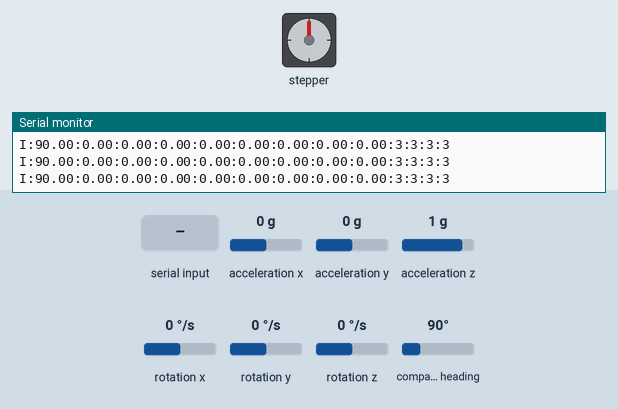
Bench run of a sketch on a simulated Arduino Uno, built with avr-gcc and run on an emulated ATmega328P. On the bench: stepper motor, the last lines printed to the serial monitor. Inputs (shaded band) come from the test bench; at power-on: acceleration x 0 g, acceleration y 0 g, acceleration z 1 g, rotation x 0 °/s, rotation y 0 °/s, rotation z 0 °/s, compass heading 90°. Stepper angles assume 200 steps per turn.

Above: at 1.2 s.
1.3 s: "R" received over Serial
At 1.45 s:
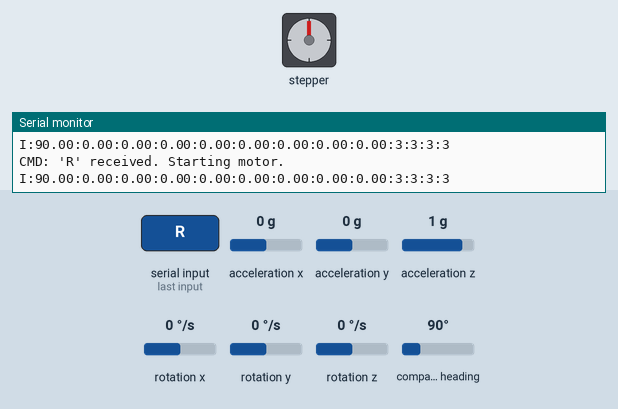
At 2.35 s:
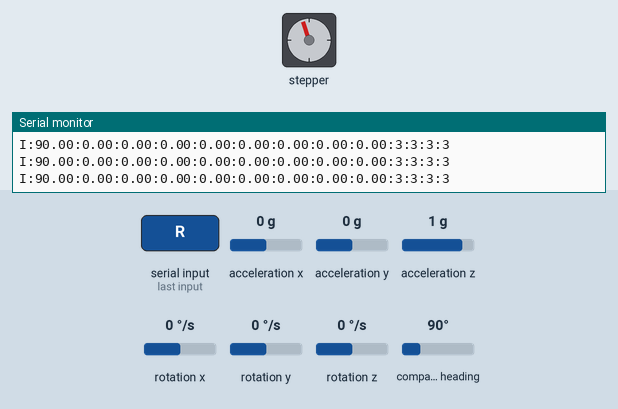
4.3 s: "S" received over Serial
At 5.5 s:
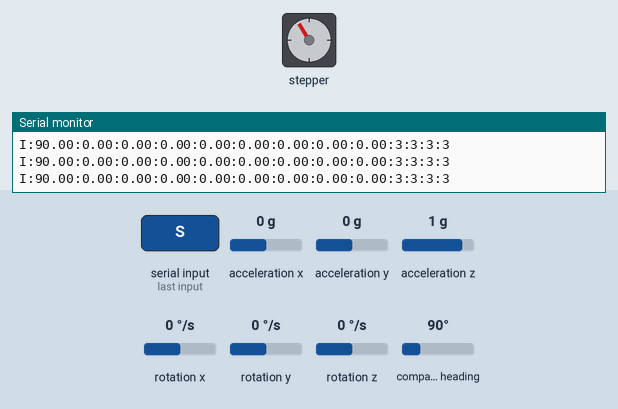
5.8 s: acceleration x set to -1.4 g
7.3 s: acceleration y set to -1.4 g
8.8 s: "r" received over Serial
At 9.25 s:
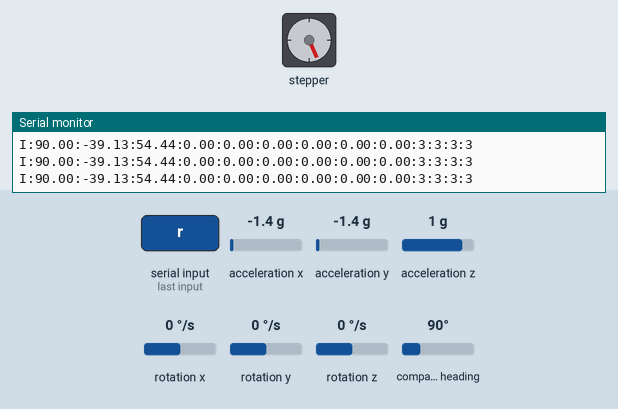
11.8 s: acceleration x set to 0 g
Timing chart, 0 to 18.1 s (numbered marks = the images above; inputs shaded):
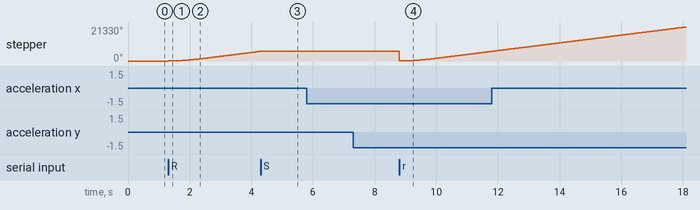

The sketch:

stepper_controller_with_imu_simple.ino
```cpp
/*
 * =============================================================
 * == BAREBONES Stepper + IMU Test Sketch ==
 * =============================================================
 * PURPOSE: A simplified, robust test based on user feedback.
 *
 * FEATURES:
 * - Uses hardcoded speed/acceleration that is known to work.
 * - NO configuration commands ('C').
 * - NO complex state-tracking variables.
 * - Simple, direct 'R' (Run) and 'S' (Stop) commands.
 * - Includes the required IMU data stream.
 */

#include <AccelStepper.h>
#include <Wire.h>
#include <Adafruit_Sensor.h>
#include <Adafruit_BNO055.h>
#include <utility/imumaths.h>

// --- Pin Definitions ---
const int stepPin = 2;
const int dirPin = 3;
const int enablePin = 8;

// --- Object Instances ---
AccelStepper stepper(AccelStepper::DRIVER, stepPin, dirPin);
Adafruit_BNO055 bno = Adafruit_BNO055(55);

// --- IMU Timing ---
unsigned long lastImuUpdate = 0;
const int IMU_UPDATE_INTERVAL = 100; // Send IMU data at 10Hz

void setup() {
    Serial.begin(115200);
    Serial.println("\n===== BAREBONES Stepper + IMU Test =====");

    // --- Stepper Setup ---
    stepper.setEnablePin(enablePin);
    stepper.setPinsInverted(false, false, true); // Invert enable pin for A4988

    // Use the speed/accel you said works well. These are now hardcoded.
    stepper.setMaxSpeed(2000);
    stepper.setAcceleration(2000);

    stepper.disableOutputs(); // Start with motor disabled.
    Serial.println("Stepper configured with hardcoded speed (2000).");

    // --- IMU Setup ---
    if (!bno.begin()) {
        Serial.println("WARNING: BNO055 not detected. Continuing without IMU data.");
    } else {
        bno.setExtCrystalUse(true);
        Serial.println("BNO055 IMU detected.");
    }
    Serial.println("Ready for 'R' (Run) or 'S' (Stop) commands.");
}

void loop() {
    // THIS IS THE MOST IMPORTANT LINE. It MUST always run to move the motor.
    stepper.run();

    // --- Check for commands from ROS ---
    if (Serial.available() > 0) {
        char cmd = Serial.read();

        // Simple 'R' command to run
        if (cmd == 'R' || cmd == 'r') {
            Serial.println("CMD: 'R' received. Starting motor.");
            stepper.enableOutputs();
            stepper.move(99999999); // Move to a very large number to run continuously
        }

        // Simple 'S' command to stop
        if (cmd == 'S' || cmd == 's') {
            Serial.println("CMD: 'S' received. Stopping motor.");
            stepper.stop(); // This decelerates to a stop based on acceleration
            stepper.setCurrentPosition(0); // Reset position counter
            stepper.disableOutputs(); // Disable driver to save power
        }
    }

    // --- Periodically send IMU data ---
    if (millis() - lastImuUpdate >= IMU_UPDATE_INTERVAL) {
        sendImuData();
        lastImuUpdate = millis();
    }
}

// This function just sends the IMU data over serial.
// It matches the 13-part format the ROS node expects.
void sendImuData() {
    imu::Vector<3> euler = bno.getVector(Adafruit_BNO055::VECTOR_EULER);
    imu::Vector<3> linear_accel = bno.getVector(Adafruit_BNO055::VECTOR_LINEARACCEL);
    imu::Vector<3> gyro = bno.getVector(Adafruit_BNO055::VECTOR_GYROSCOPE);
    uint8_t cal_system, cal_gyro, cal_accel, cal_mag;
    bno.getCalibration(&cal_system, &cal_gyro, &cal_accel, &cal_mag);

    Serial.print("I:");
    Serial.print(euler.x()); Serial.print(":");
    Serial.print(euler.y()); Serial.print(":");
    Serial.print(euler.z()); Serial.print(":");
    Serial.print(linear_accel.x()); Serial.print(":");
    Serial.print(linear_accel.y()); Serial.print(":");
    Serial.print(linear_accel.z()); Serial.print(":");
    Serial.print(gyro.x()); Serial.print(":");
    Serial.print(gyro.y()); Serial.print(":");
    Serial.print(gyro.z()); Serial.print(":");
    Serial.print(cal_system); Serial.print(":");
    Serial.print(cal_gyro); Serial.print(":");
    Serial.print(cal_accel); Serial.print(":");
    Serial.println(cal_mag);
} 
```

Measured:
- after the input at 1.3 s, stepper: keeps turning clockwise at about 2030°/s, starting at once
- after the input at 4.3 s, stepper: stops changing and stays 6089°
- after the input at 8.8 s, stepper: turns 6088° counter-clockwise in 0.00 s, then 6032° clockwise in 2.9 s
